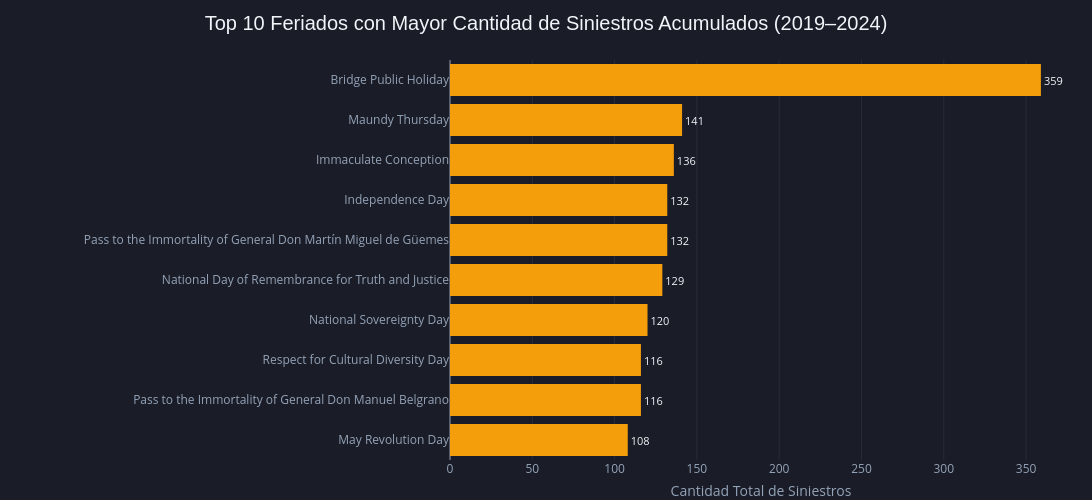

Notebook code for this chart:
### Markdown cell above
### Insights Adicionales

Más allá de las métricas de evaluación tradicionales (RMSE, MAE, $R^2$), un análisis de datos integral exige entender **por qué** los algoritmos encuentran dificultades para generalizar un patrón. 

El bajo rendimiento de los modelos predictivos en el conjunto de prueba no es necesariamente un defecto del pipeline, sino un síntoma de la **alta complejidad y no linealidad** de la siniestralidad vial. Las variables ambientales y de calendario interactúan de formas impredecibles que escapan a las regresiones simples.

Para entender este fenómeno a fondo, el equipo decidió cruzar las variables que el Random Forest identificó como más importantes. A continuación, se expone un hallazgo clave que demuestra cómo el riesgo de un día no laborable no es estático, sino que sufre un "efecto multiplicador" severo dependiendo de la época del año.

### Code cell
# 1. Instanciamos los feriados argentinos (tal como tenés en tu notebook)
feriados_arg = holidays.AR(years=range(2019, 2025))

# 2. En la tabla ORIGINAL (tabla), extraemos el nombre específico del feriado
# Usamos .date para que matchee perfecto con la librería holidays
tabla['nombre_feriado'] = tabla['fecha_siniestro'].apply(lambda x: feriados_arg.get(x.date()) if pd.notna(x) and x in feriados_arg else None)

# 3. Filtramos para quedarnos SOLO con los registros que ocurrieron en un feriado
df_solo_feriados = tabla[tabla['nombre_feriado'].notna()]

# 4. Agrupamos por el nombre del feriado y contamos cuántos accidentes ocurrieron en total
accidentes_por_feriado = df_solo_feriados.groupby('nombre_feriado').size().reset_index(name='total_accidentes')

# Ordenamos de mayor a menor y nos quedamos con el Top 10 para que no quede gigante
accidentes_por_feriado = accidentes_por_feriado.sort_values(by='total_accidentes', ascending=True).tail(10)

# 5. Armamos el gráfico de barras horizontales interactivo
fig_feriados = px.bar(
    accidentes_por_feriado,
    x='total_accidentes',
    y='nombre_feriado',
    orientation='h',
    title='Top 10 Feriados con Mayor Cantidad de Siniestros Acumulados (2019–2024)',
    labels={'total_accidentes': 'Cantidad Total de Siniestros', 'nombre_feriado': ''},
    color_discrete_sequence=['#F59E0B'], # Ámbar brillante unificado para feriados en fondo oscuro
    text_auto=True # Muestra el número exacto de accidentes al final de cada barra
)

# 6. DISEÑO UNIFICADO OSCURO
fig_feriados.update_layout(
    template=None,
    paper_bgcolor='#1A1D27', # Fondo tarjeta oscuro
    plot_bgcolor='#1A1D27',  # Fondo gráfico oscuro
    title_font_size=20,
    title_font_family='Arial',
    font_color='#F1F5F9',    # Letras principales claras
    height=500,
    width=1190,
    margin=dict(l=450, r=20, t=60, b=40) # Mantenemos el margen izquierdo generoso para que no se corten los nombres
)

# 7. Ajustes de legibilidad para ejes y grillas tenues
fig_feriados.update_xaxes(
    showgrid=True, 
    gridcolor='rgba(255,255,255,0.07)', 
    color='#94A3B8',
    tickfont=dict(color='#94A3B8')
)
fig_feriados.update_yaxes(
    showgrid=False, # Al ser barras horizontales, se lee más limpio sin grillas verticales cruzadas
    color='#94A3B8',
    tickfont=dict(size=12, color='#94A3B8')
)

# Forzamos que los números totales al final de las barras se vean en color claro
fig_feriados.update_traces(
    textposition='outside', 
    textfont=dict(size=11, color='#F1F5F9')
)

fig_feriados.show()

### Figure 1 — Plotly figure (JSON) as saved in the notebook; plotly's stock layout.template omitted (floating-point values rounded to 4 significant figures)
{"data": [{"hovertemplate": "Cantidad Total de Siniestros=%{x}<br>=%{y}<extra></extra>", "legendgroup": "", "marker": {"color": "#F59E0B", "pattern": {"shape": ""}}, "name": "", "orientation": "h", "showlegend": false, "textfont": {"color": "#F1F5F9", "size": 11}, "textposition": "outside", "texttemplate": "%{x}", "type": "bar", "x": [108, 116, 116, 120, 129, 132, 132, 136, 141, 359], "xaxis": "x", "y": ["May Revolution Day", "Pass to the Immortality of General Don Manuel Belgrano", "Respect for Cultural Diversity Day", "National Sovereignty Day", "National Day of Remembrance for Truth and Justice", "Pass to the Immortality of General Don Martín Miguel de Güemes", "Independence Day", "Immaculate Conception", "Maundy Thursday", "Bridge Public Holiday"], "yaxis": "y"}], "layout": {"barmode": "relative", "font": {"color": "#F1F5F9"}, "height": 500, "legend": {"tracegroupgap": 0}, "margin": {"b": 40, "l": 450, "r": 20, "t": 60}, "paper_bgcolor": "#1A1D27", "plot_bgcolor": "#1A1D27", "title": {"font": {"family": "Arial", "size": 20}, "text": "Top 10 Feriados con Mayor Cantidad de Siniestros Acumulados (2019–2024)"}, "width": 1190, "xaxis": {"anchor": "y", "color": "#94A3B8", "domain": [0, 1], "gridcolor": "rgba(255,255,255,0.07)", "showgrid": true, "tickfont": {"color": "#94A3B8"}, "title": {"text": "Cantidad Total de Siniestros"}}, "yaxis": {"anchor": "x", "color": "#94A3B8", "domain": [0, 1], "showgrid": false, "tickfont": {"color": "#94A3B8", "size": 12}, "title": {"text": ""}}}}
